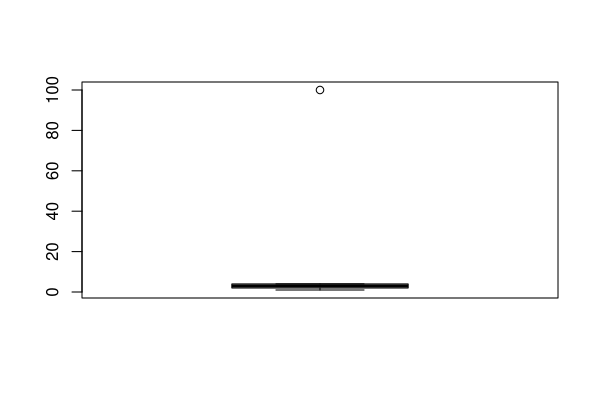

Write R code to recreate this figure.
# Question data followed by the completed answer.
a <- c(1, 2, 3, 4, 100)

dat <- data.frame(
  value = a,
  condition = factor(c("A", "A", "B", "B", "B"))
)

quantile(a)
boxplot(a)
summary(dat)
